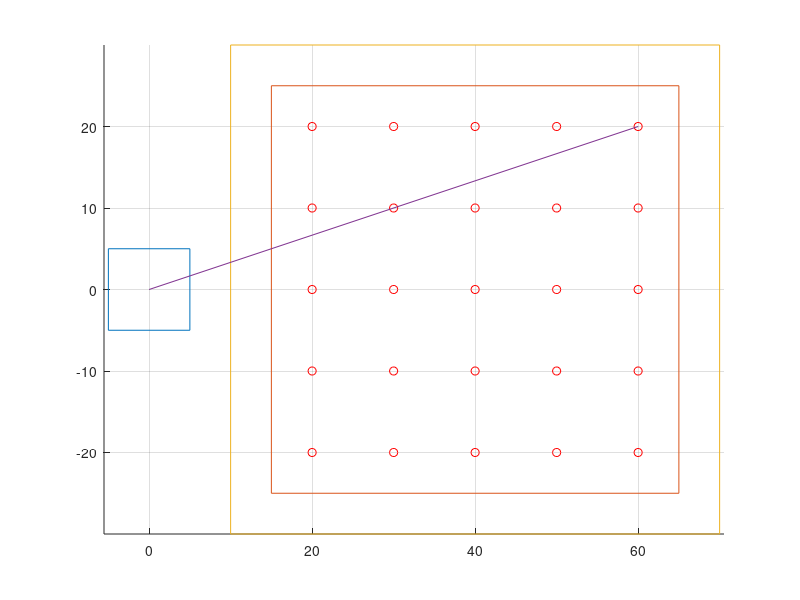

Recreate this plot in MATLAB.
% -----------------------------------
% TSAE Robot Competation: Step 1
% AE KMITL
% -----------------------------------
clc; clear; close all; format compact

% Basic Geometry
w  = 10;  h  = 10;
a  =  5;  b  =  5;  c = 5; 
W  = 50;  H  = 50;
Nx =  5;  Ny =  5;
px = W/Nx; py = H/Ny;

% Sketch base, table and frame 
base = [-w/2 -h/2;
         w/2 -h/2;
         w/2  h/2;
        -w/2  h/2;
        -w/2 -h/2];

table = [0 -H/2;
         W -H/2;
         W  H/2;
         0  H/2;
         0 -H/2] + [w/2+a+b 0];

frame = [ -b -H/2-c;
         W+b -H/2-c;
         W+b  H/2+c;
          -b  H/2+c;
          -b -H/2-c] + [w/2+a+b 0];

figure; hold on; grid on; axis equal; 
plot(base(:,1),base(:,2))
plot(table(:,1),table(:,2))
plot(frame(:,1),frame(:,2))

for j = 1:Ny
    for i = 1:Nx
        xPos = i*px + a + b;
        yPos = (2*j - Ny - 1)*py/2;
        plot(xPos, yPos, 'ro'); 
    end
end

X = input('X: ');
Y = input('Y: ');
x = X*px + a + b;
y = (2*Y - Ny - 1)*py/2;
R = sqrt(x^2 + y^2)
phi1 = atan2d(y,x);
theta1 = phi1+90

arm = [0 0;
       x y];
plot(arm(:,1),arm(:,2))
